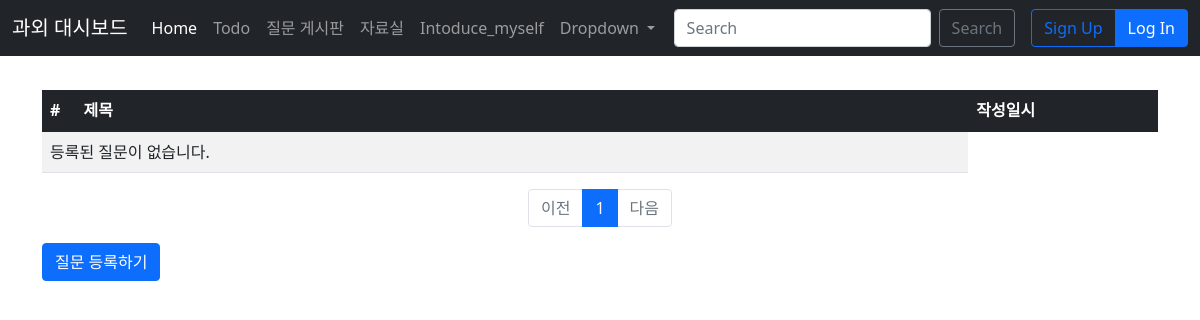
Page /board/ on the earlier database version.
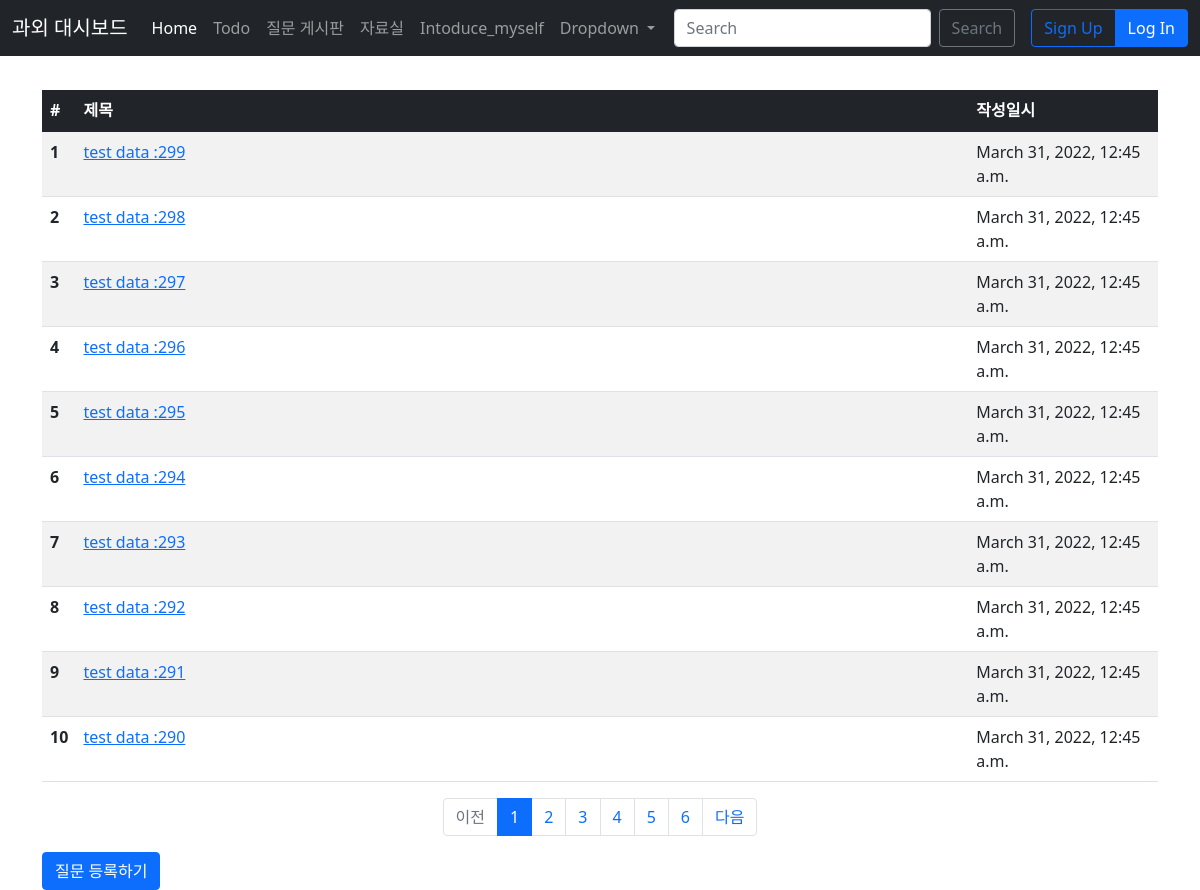
Same page on the later database version.
### board/models.py (models this page shows, shortened)
class Question(models.Model):
    subject = models.CharField(max_length=200, verbose_name='질문제목')
    content = models.TextField(verbose_name='질문내용')
    create_date = models.DateTimeField(auto_now=True, verbose_name='작성일시')

### board/views.py (the view)
# urls.py: path('', index, name='index'),
def index(request):
    page = request.GET.get('page', '1')
    question_list = Question.objects.order_by('-create_date')
    paginator = Paginator(question_list, 10) #페이지당 글 10개
    page_obj = paginator.get_page(page)
    context = {'question_list': page_obj}
    return render(request, 'board/question_list.html', context)

### board/templates/board/question_list.html (shortened to what this page needs)
{%extends 'base.html' %}
{% block content %}
<div class="container">
    <table class="table table-striped" style="table-layout: fixed"  >
        <thead class="table-dark">
        <tr>
            <th scope="col" width="3%">#</th>
            <th scope="col" width="80%">제목</th>
            <th scope="col" width="17%">작성일시</th>
        </tr>
        </thead>
        <tbody>
            {% if question_list %}
            {% for question in question_list %}
        <tr>
            <th scope="row">{{ forloop.counter}}</th>
            <td><a href="{% url 'board:detail' question.id %}">{{ question.subject }}</a></td>
            <td>{{ question.create_date }}</td>
        </tr>
        {% endfor %}
        {% else %}
        <tr>
            <td colspan="3">등록된 질문이 없습니다.</td>
        </tr>
        {% endif %}
    </table>
    <ul class="pagination justify-content-center">
        {% if question_list.has_previous %}
        <li class="page-item">
            <a class="page-link" href="?page={{ question_list.previous_page_number }}">이전</a>
        </li>
        {% else %}
        <li class="page-item disabled">
            <a class="page-link" tabindex="-1" aria-disabled="true" href="#">이전</a>
        </li>
        {% endif %}
        {% for page_number in question_list.paginator.page_range %}
        {% if page_number >= question_list.number|add:-5 and page_number <= question_list.number|add:5 %}
            {%if page_number == question_list.number %}
            <li class="page-item active" aria-current="page">
                <a class="page-link" href="?page={{ page_number }}">{{ page_number }}</a>
            </li>
            {% else %}
            <li class="page-item">
                <a class="page-link" href="?page={{ page_number }}">{{ page_number}}</a>
            </li>
            {% endif %}
            {% endif %}
        {% endfor %}
        {% if question_list.has_next %}
            <li class="page-item">
                <a class="page-link" href="?page={{ question_list.next_page_number }}">다음</a>
            </li>
        {% else %}
            <li class="page-item disabled">
                <a class="page-link" tabindex="-1" aria-disabled="true" href="#">다음</a>
            </li>
        {% endif %}
    </ul>
    <a href="{% url 'board:question_create' %}" class="btn btn-primary">질문 등록하기</a>
</div>
{% endblock %}

Differences in the rows shown:
added Question: subject "test data :299", create_date "March 31, 2022, 12:45 a.m."
added Question: subject "test data :298", create_date "March 31, 2022, 12:45 a.m."
added Question: subject "test data :297", create_date "March 31, 2022, 12:45 a.m."
added Question: subject "test data :296", create_date "March 31, 2022, 12:45 a.m."
added Question: subject "test data :295", create_date "March 31, 2022, 12:45 a.m."
added Question: subject "test data :294", create_date "March 31, 2022, 12:45 a.m."
added Question: subject "test data :293", create_date "March 31, 2022, 12:45 a.m."
added Question: subject "test data :292", create_date "March 31, 2022, 12:45 a.m."
added Question: subject "test data :291", create_date "March 31, 2022, 12:45 a.m."
added Question: subject "test data :290", create_date "March 31, 2022, 12:45 a.m."
Other differences:
new list line: "2"
new list line: "3"
new list line: "4"
new list line: "5"
new list line: "6"
text no longer shown: "등록된 질문이 없습니다."
